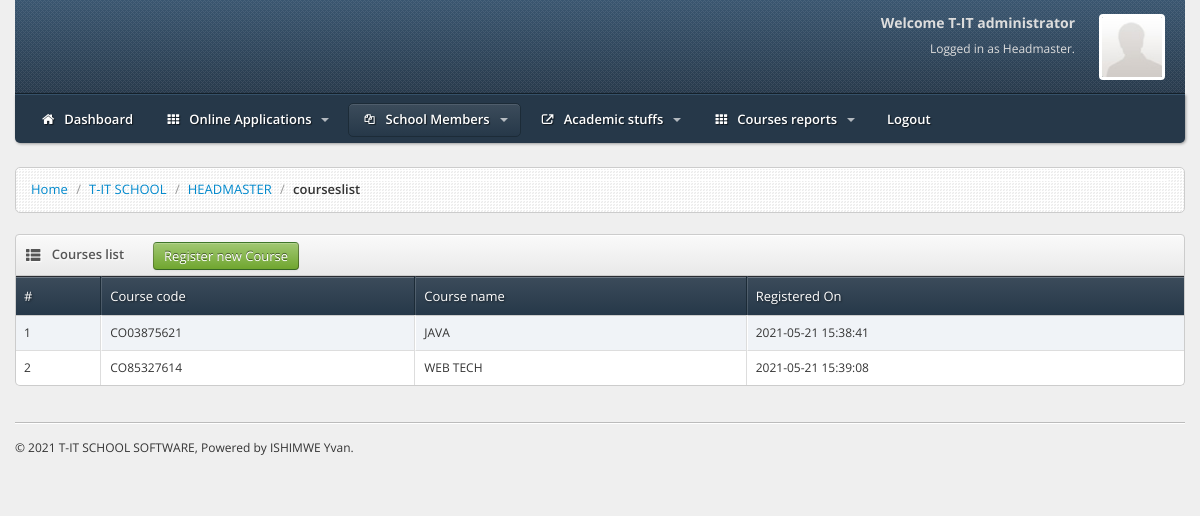
Screenshot of /auth/headmaster/courseslist.php (signed in) with the database file from the repository.
### tables this page shows
CREATE TABLE `tit_courses` (
  `cou_id` int(12) NOT NULL,
  `cou_title` text NOT NULL,
  `cou_code` varchar(30) NOT NULL,
  `cou_date` datetime NOT NULL DEFAULT current_timestamp(),
  `cou_status` int(2) NOT NULL
);

### server/Helpers/Queries.php (called while the page is built, shortened)
<?php
function select($data, $table, $condition)
{
  $database = new Database();
  $db = $database->connect();
  $statement = $db;
  $row = $statement->query("SELECT $data FROM $table Where $condition  ")->fetchall(PDO::FETCH_ASSOC);
  return $row;
}

### auth/headmaster/courseslist.php (the view, shortened to what this page needs)
<!DOCTYPE html>
<html lang="en">
<head>
    <?php require_once '../generalinc/css.php'; ?>
</head>
<body>
    <?php
    require_once 'inc/header.php';
    require_once 'inc/navbar.php';
    ?>
    <div id="content">
        <div class="container">
            <?php require_once 'inc/breadcumb.php'; ?>
            <div class="widget widget-table">
                <div class="widget-header">
                    <h3>
                        <i class="icon-th-list"></i>
                        Courses list
                    </h3>
                    <button class="btn btn-sm btn-success" href="#myModal" data-toggle="modal">Register new Course</button>
                </div>
                <div class="widget-content">
                    <table class="table table-striped table-bordered table-highlight" id="example">
                        <thead>
                            <tr>
                                <th>#</th>
                                <th>Course code</th>
                                <th>Course name</th>
                                <th>Registered On</th>
                            </tr>
                        </thead>
                        <tbody>
                            <?php
                            $counter = 1;
                            $studentSelect = select('*', 'tit_courses', "cou_status='1'");
                            foreach ($studentSelect as $rowStudent) {
                            ?>
                                <tr class="odd gradeX">
                                    <td><?php echo $counter; ?></td>
                                    <td><?php echo $rowStudent['cou_code']; ?></td>
                                    <td><?php echo $rowStudent['cou_title'] ?></td>
                                    <td><?php echo $rowStudent['cou_date'] ?></td>
                                </tr>
                            <?php $counter++;
                            } ?>
                        </tbody>
                    </table>
                </div>
            </div>
        </div>
    </div>
    <?php
    require_once '../generalinc/footer.php';
    ?>
</body>
</html>

### assets/dashboard/css/slate.css (style rules this page uses)
body { font: 12px/1.7em 'Open Sans', arial, sans-serif; background: #EFEFEF url(../img/bg.png) repeat 0 0; }
.widget { position: relative; clear: both; width: auto; margin-bottom: 2em; }
.widget-header { position: relative; height: 40px; line-height: 40px; background: #E9E9E9; background:-moz-linear-gradient(top, #FAFAFA 0%, #E9E9E9 100%); background:-webkit-gradient(linear, left top, left bottom, color-stop(0%,#FAFAFA), color-stop(100%,#E9E9E9)); background:-webkit-linear-gradient(top, #FAFAFA 0%,#E9E9E9 100%); background:-o-linear-gradient(top, #FAFAFA 0%,#E9E9E9 100%); background:-ms-linear-gradient(top, #FAFAFA 0%,#E9E9E9 100%); background:linear-gradient(top, #FAFAFA 0%,#E9E9E9 100%); filter: progid:DXImageTransform.Microsoft.gradient(startColorstr='#FAFAFA', endColorstr='#E9E9E9'); -ms-filter: "progid:DXImageTransform.Microsoft.gradient(startColorstr='#FAFAFA', endColorstr='#E9E9E9')"; border: 1px solid #CCC; -webkit-border-top-left-radius: 4px; -webkit-border-top-right-radius: 4px; -moz-border-radius-topleft: 4px; -moz-border-radius-topright: 4px; border-top-left-radius: 4px; border-top-right-radius: 4px; -webkit-background-clip: padding-box; -moz-box-shadow: inset 0 1px 0 rgba(255,255,255,1); -webkit-box-shadow: inset 0 1px 0 rgba(255,255,255,1); box-shadow: inset 0 1px 0 rgba(255,255,255,1); }
.widget-header h3 { position: relative; top: 10px; left: 10px; float: left; display: inline-block; margin-right: 3em; font-size: 13px; font-weight: 600; color: #555; line-height: 18px; text-shadow: 1px 1px 2px rgba(255,255,255,1); }
.widget-header h3 [class^="icon-"], .widget-header h3 [class*=" icon-"] { position: relative; top: 1px; padding-right: .5em; font-size: 16px; }
.widget-content { padding: 20px 15px 15px; background: #FFF; border: 1px solid #CCC; -moz-border-radius: 5px; -webkit-border-radius: 5px; border-radius: 5px; }
.widget-header+.widget-content, .widget-tabs+.widget-content, .widget-toolbar+.widget-content { border-top: none; -webkit-border-top-left-radius: 0; -webkit-border-top-right-radius: 0; -moz-border-radius-topleft: 0; -moz-border-radius-topright: 0; border-top-left-radius: 0; border-top-right-radius: 0; }
.widget-table .widget-content { padding: 0; }
.widget-table .table-bordered { border-top: none; border-right: none; border-bottom: none; margin-bottom: 0; }
.widget-table .widget-header+.widget-content .table-bordered { -moz-border-radius: 0 !important; -webkit-border-radius: 0 !important; border-radius: 0 !important; }
.widget-table .table-bordered tr td:first-child, .widget-table .table-bordered tr th:first-child { border-left: none; }
.widget-table tbody tr:first-child td { border-top-color: #CCC; }
.widget-table tbody td { border-left: 1px solid #FFF; border-right: 1px solid #DDD; }
.widget-table thead tr th:last-child { border-right: none; }
.widget-table tbody tr td:last-child { border-right: none; }
.widget-table .widget-header+.widget-content thead th { -moz-border-radius: 0 !important; -webkit-border-radius: 0 !important; border-radius: 0 !important; }
.widget-table .table-highlight thead:first-child tr:first-child th { border-top: 1px solid #292C32; }
.widget-content:before, .widget-content:after { content:""; display:table; }
.widget-content:after { clear:both; }
.widget-content { *zoom:1; }

### rows the page displays
tit_courses: cou_code "CO03875621", cou_title "JAVA", cou_date "2021-05-21 15:38:41"
tit_courses: cou_code "CO85327614", cou_title "WEB TECH", cou_date "2021-05-21 15:39:08"

### other values shown
getPagename() "courseslist"
